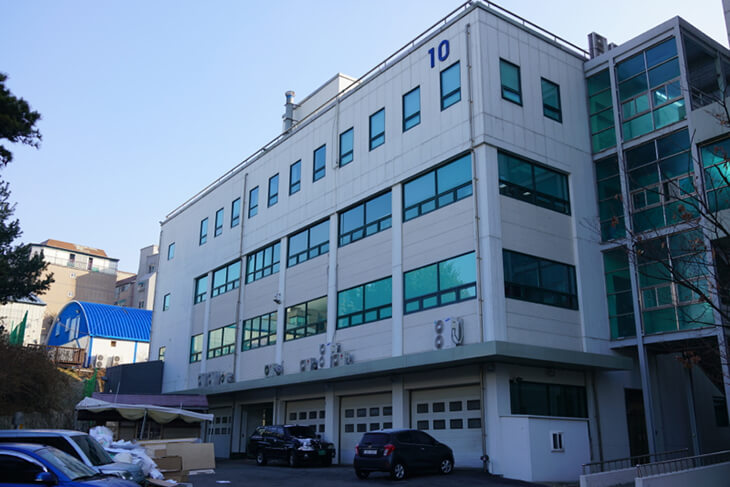
#> input picture ch12/inhatc_10.jpg, 730 x 487 px
$ python sift.py
#> lines starting #> are read from the running program, lines starting #| are printed output that depends on the picture
import cv2
import matplotlib.pyplot as plt

# 이미지 읽기
image = cv2.imread("inhatc_10.jpg")
#> image is the input picture: shape (487, 730, 3); mean B, G, R 143, 119.1, 98

if image is None:
    print("이미지 로드 실패")
    exit()

# grayscale 변환
gray = cv2.cvtColor(image, cv2.COLOR_BGR2GRAY)
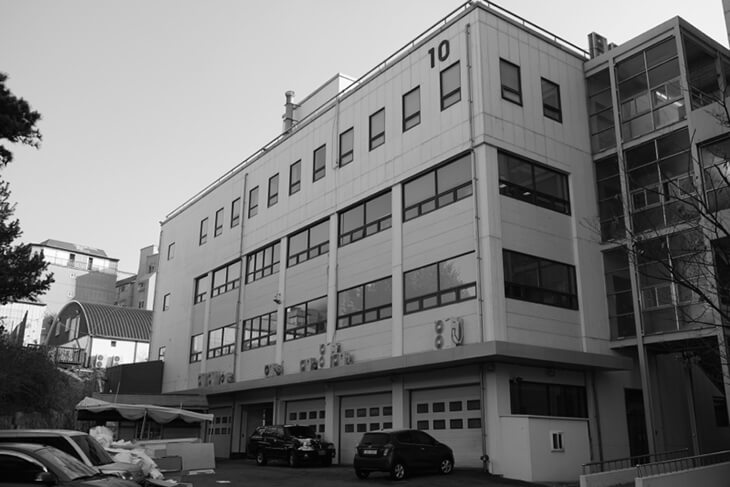
#> gray: shape (487, 730); min 0, max 255, mean 115.5

# SIFT 객체 생성
sift = cv2.SIFT_create()

# keypoint와 descriptor 계산
keypoints, descriptors = sift.detectAndCompute(gray, None)
#> keypoints = 2273 keypoints; strongest (x, y, size): (588, 56, 2.8), (5, 253, 1.9), (288, 310, 2.1), (26, 315, 1.9)

print("검출된 keypoint 개수:", len(keypoints))
#| 검출된 keypoint 개수: 2273
print("Descriptor shape:", descriptors.shape)
#| Descriptor shape: (2273, 128)

# keypoint 시각화
result = cv2.drawKeypoints(
    image,
    keypoints,
    None,
    flags=cv2.DRAW_MATCHES_FLAGS_DRAW_RICH_KEYPOINTS
)
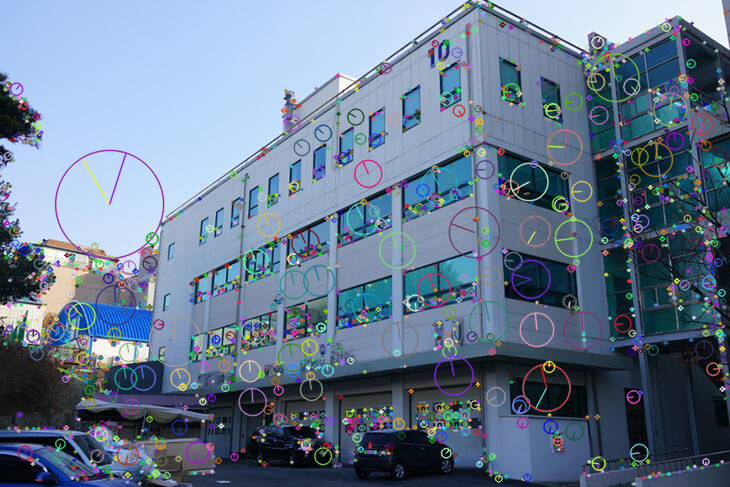
#> result: shape (487, 730, 3); mean B, G, R 144.2, 122, 103.4

# overlay the keypoints on the img
sift_result = cv2.drawKeypoints(image, keypoints, None, (255, 0, 0))
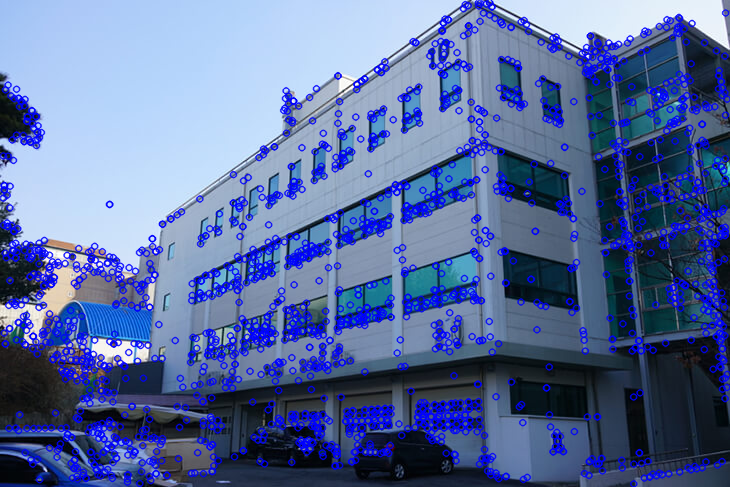
#> sift_result: shape (487, 730, 3); mean B, G, R 158.1, 108.6, 89.9
cv2.imshow('sift_result', sift_result)

# BGR → RGB 변환 후 출력
result_rgb = cv2.cvtColor(result, cv2.COLOR_BGR2RGB)

plt.figure(figsize=(8, 6))
plt.imshow(result_rgb)
plt.title("SIFT Keypoints")
plt.axis("off")
plt.show()
